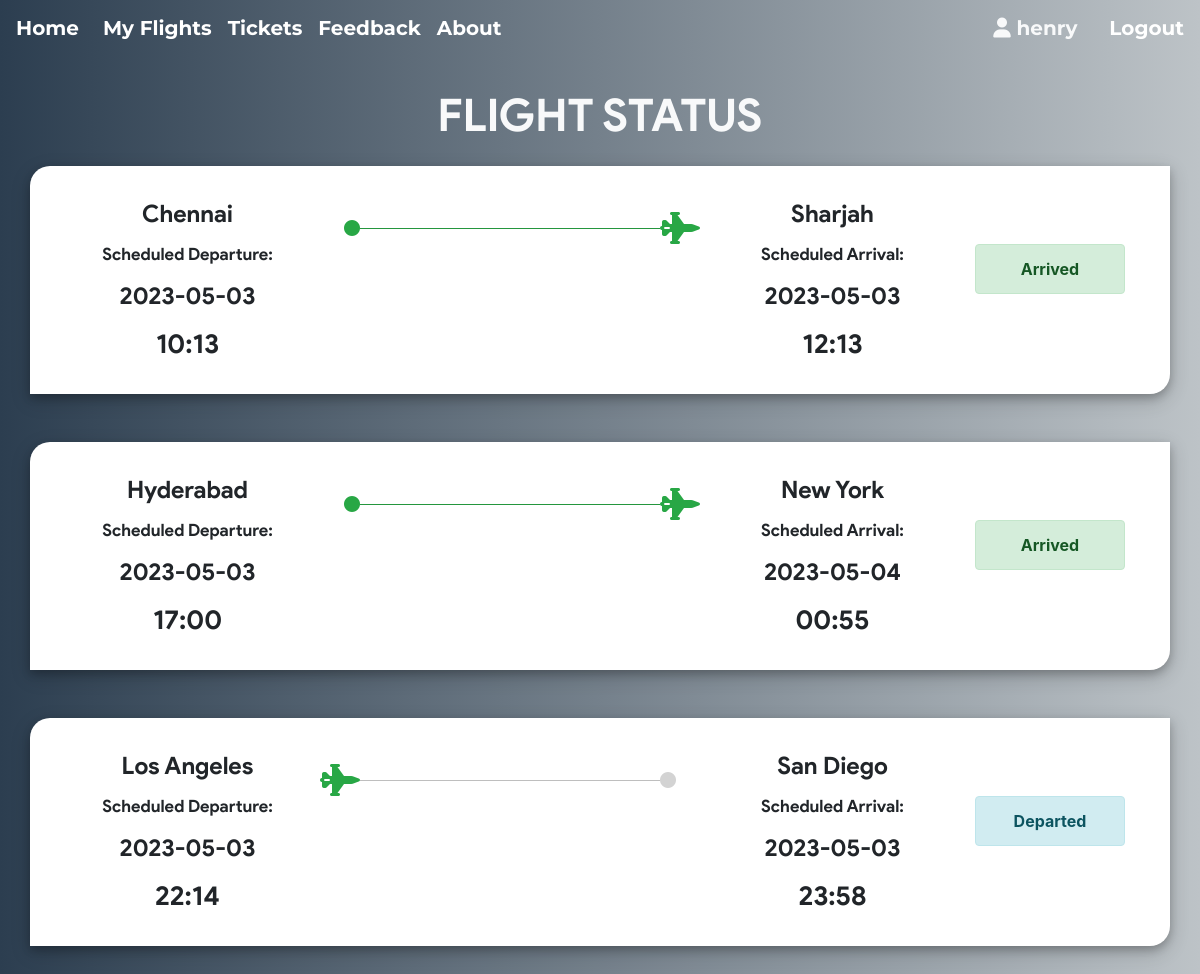
/my_flights.php (signed in), run on the app's committed database.
### tables this page shows
CREATE TABLE `ticket` (
  `ticket_id` int(11) NOT NULL,
  `passenger_id` int(11) NOT NULL,
  `flight_id` int(11) NOT NULL,
  `user_id` int(11) NOT NULL,
  `seat_no` varchar(10) NOT NULL,
  `cost` int(11) NOT NULL,
  `class` varchar(3) NOT NULL
);

CREATE TABLE `flight` (
  `flight_id` int(11) NOT NULL,
  `admin_id` int(11) NOT NULL,
  `arrivale` datetime NOT NULL,
  `departure` datetime NOT NULL,
  `Destination` varchar(20) NOT NULL,
  `source` varchar(20) NOT NULL,
  `airline` varchar(20) NOT NULL,
  `Seats` varchar(110) NOT NULL,
  `duration` varchar(20) NOT NULL,
  `Price` int(11) NOT NULL,
  `status` varchar(6) DEFAULT NULL,
  `issue` varchar(50) DEFAULT NULL,
  `last_seat` varchar(5) DEFAULT '',
  `bus_seats` int(11) DEFAULT '20',
  `last_bus_seat` varchar(5) DEFAULT ''
);

### my_flights.php (the view, shortened to what this page needs)
<?php if(isset($_SESSION['userId'])) {
    require 'helpers/init_conn_db.php';
?>
<main>
    <div class="container">
    <h1 class="text-center text-light mt-4 mb-4">FLIGHT STATUS</h1>
    <?php
    $sql_t = 'SELECT * FROM Ticket WHERE user_id=?';
    $stmt_t = mysqli_stmt_init($conn);
    if(!mysqli_stmt_prepare($stmt_t,$sql_t)) {
        header('Location: ticket.php?error=sqlerror');
        exit();
    } else {
        mysqli_stmt_bind_param($stmt_t,'i',$_SESSION['userId']);
        mysqli_stmt_execute($stmt_t);
        $result_t = mysqli_stmt_get_result($stmt_t);
        while($row_t = mysqli_fetch_assoc($result_t)) {
            $sql = 'SELECT * FROM Passenger_profile WHERE passenger_id=?';
            $stmt = mysqli_stmt_init($conn);
            if(!mysqli_stmt_prepare($stmt,$sql)) {
                header('Location: my_flights.php?error=sqlerror');
                exit();
            } else {
                mysqli_stmt_bind_param($stmt,'i',$row_t['passenger_id']);
                mysqli_stmt_execute($stmt);
                $result = mysqli_stmt_get_result($stmt);
                if ($row = mysqli_fetch_assoc($result)) {
                    $sql_f = 'SELECT * FROM Flight WHERE flight_id=? ';
                    $stmt_f = mysqli_stmt_init($conn);
                    if(!mysqli_stmt_prepare($stmt_f,$sql_f)) {
                        header('Location: my_flights.php?error=sqlerror');
                        exit();
                    } else {
                        mysqli_stmt_bind_param($stmt_f,'i',$row_t['flight_id']);
                        mysqli_stmt_execute($stmt_f);
                        $result_f = mysqli_stmt_get_result($stmt_f);
                        if($row_f = mysqli_fetch_assoc($result_f)) {
                            $date_time_dep = $row_f['departure'];
                            $date_dep = substr($date_time_dep,0,10);
                            $time_dep = substr($date_time_dep,10,6) ;
                            $date_time_arr = $row_f['arrivale'];
                            $date_arr = substr($date_time_arr,0,10);
                            $time_arr = substr($date_time_arr,10,6) ;
                            if($row_f['status'] === '') {
                                $status = "Not yet Departed";
                                $alert = 'alert-primary';
                            } else if($row_f['status'] === 'dep') {
                                $status = "Departed";
                                $alert = 'alert-info';
                            } else if($row_f['status'] === 'issue') {
                                $status = "Delayed";
                                $alert = 'alert-danger';
                            } else if($row_f['status'] === 'arr') {
                                $status = "Arrived";
                                $alert = 'alert-success';
                            }
                            echo '
                            <div class="row out mb-5 ">
                                <div class="col-md-4 order-lg-3 order-md-1"> ';
                                if($row_f['status'] === 'arr') {
                                    echo '
                                    <div class="row">
                                        <div class="col-1 p-0 m-0">
                                            <i class="fa fa-circle mt-4 text-success"
                                                style="float: right;"></i>
                                        </div>
                                        <div class="col-10 p-0 m-0 mt-3" style="float: right;">
                                            <hr class="bg-success">
                                        </div>
                                        <div class="col-1 p-0 m-0">
                                            <i class="fa fa-2x fa-fighter-jet mt-3 text-success"
                                                ></i>
                                        </div>
                                    </div>
                                    ';
                                } else {
                                    echo '
                                    <div class="row">
                                        <div class="col-1 p-0 m-0">
                                            <i class="fa fa-2x fa-fighter-jet mt-3 text-success"
                                                style="float: right;"></i>
                                        </div>
                                        <div class="col-10 p-0 m-0 mt-3" style="float: right;">
                                            <hr style="background-color: lightgrey;">
                                        </div>
                                        <div class="col-1 p-0 m-0">
                                            <i class="fa fa-circle mt-4"
                                                style="color: lightgrey;"></i>
                                        </div>
                                    </div>
                                    ';
                                }
                                    echo '
                                </div>
                                <div class="col-md-3 col-6 order-md-2 pl-0 text-center
                                    order-lg-2 card-dep">
                                    <p class="city">'.$row_f['source'].'</p>
                                    <p class="stat">Scheduled Departure:</p>
                                    <p class="date">'.$date_dep.'</p>
                                    <p class="time">'.$time_dep.'</p>
                                </div>
                                <div class="col-md-3 col-6 order-md-4 pr-0 text-center
                                    order-lg-4 card-arr"
                                    style="float: right;">
                                    <p class="city">'.$row_f['Destination'].'</p>
                                    <p class="stat">Scheduled Arrival:</p>
                                    <p class="date">'.$date_arr.'</p>
                                    <p class="time">'.$time_arr.'</p>
                                </div>
                                <div class="col-lg-2 order-md-12">
                                    <div class="alert '.$alert.' mt-5 text-center"
                                        role="alert">
                                        '.$status.'
                                    </div>
                                </div>
                            </div> ';
                        }
                    }
                }
            }
        }
    }
    ?>
</div>
</main>
<?php } ?>

### my_flights.php (style rules this page uses)
body { background: #bdc3c7; background: -webkit-linear-gradient(to right, #2c3e50, #bdc3c7); background: linear-gradient(to right, #2c3e50, #bdc3c7); }
div.out { padding: 30px; box-shadow: 0 4px 8px 0 rgba(0, 0, 0, 0.2), 0 6px 20px 0 rgba(0, 0, 0, 0.19); border-top-left-radius: 20px; border-bottom-right-radius: 20px; }
.city { font-size: 24px; }
p { margin-bottom: 10px; font-family: product sans; }
.alert { font-weight: bold; }
.date { font-size: 24px; }
.time { font-size: 27px; margin-bottom: 0px; }
.stat { font-size: 17px; }
h1 { font-weight: lighter !important; font-size: 45px !important; margin-bottom: 20px; font-family :'product sans' !important; font-weight: bolder; }
.row { background-color: white; }

### data on the page
ticket: flight.source "Chennai", flight.departure "2023-05-03", flight.departure "10:13", flight.Destination "Sharjah", flight.arrivale "2023-05-03", flight.arrivale "12:13", flight.status "Arrived"
ticket: flight.source "Hyderabad", flight.departure "2023-05-03", flight.departure "17:00", flight.Destination "New York", flight.arrivale "2023-05-04", flight.arrivale "00:55", flight.status "Arrived"
ticket: flight.source "Los Angeles", flight.departure "2023-05-03", flight.departure "22:14", flight.Destination "San Diego", flight.arrivale "2023-05-03", flight.arrivale "23:58", flight.status "Departed"

### other printed values
$_SESSION['userUid'] "henry"
